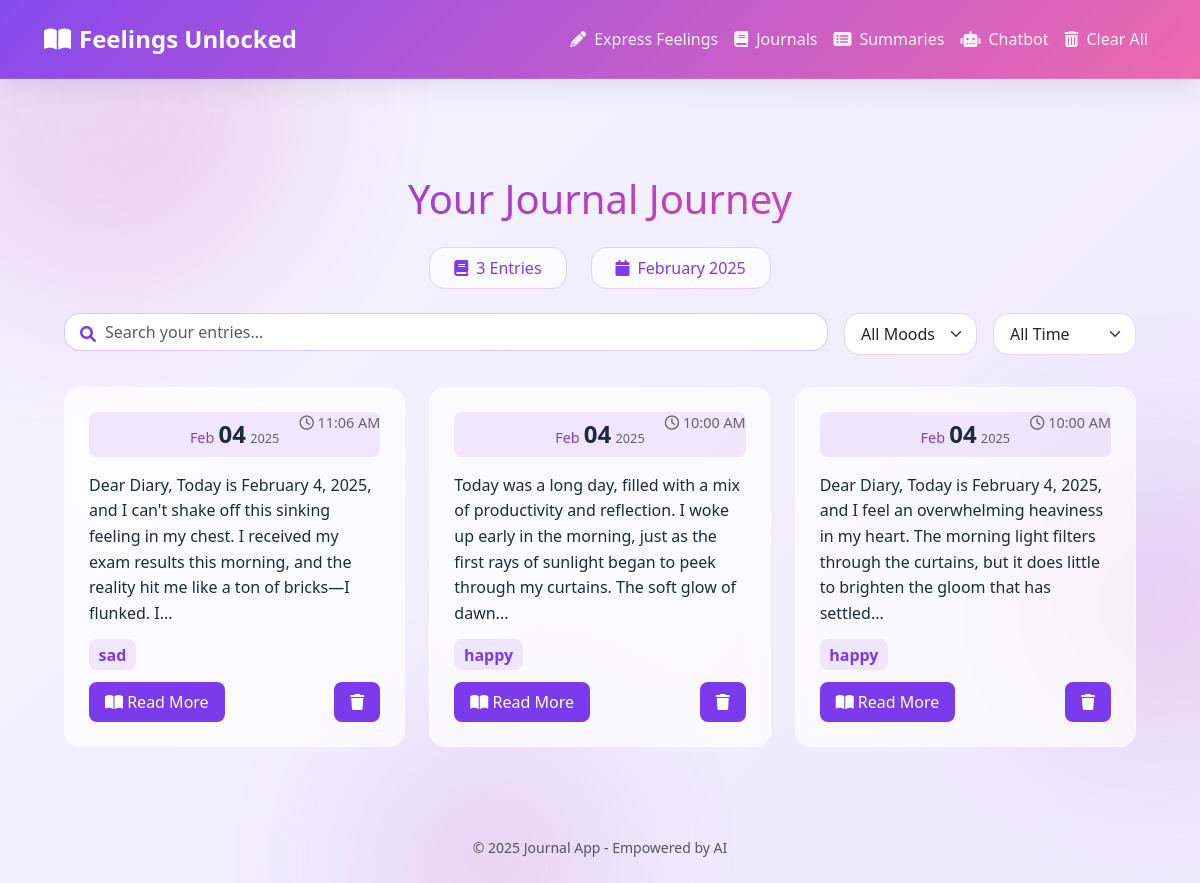
The page /journals on the database its author committed.
### app.py (models this page shows, shortened)
class JournalEntry(db.Model):
    id = db.Column(db.Integer, primary_key=True)
    content = db.Column(db.Text, nullable=False)
    summary = db.Column(db.Text, nullable=True)
    sentiment = db.Column(db.Text, nullable=True)
    date_created = db.Column(db.DateTime, default=lambda: datetime.now(pytz.timezone('Asia/Kolkata')))  # Use a lambda function

### app.py (the view)
@app.route('/journals')
def journals():
    sentiment_filter = request.args.get('sentiment')
    date_filter = request.args.get('date')
    entries = JournalEntry.query
    if sentiment_filter:
        entries = entries.filter(JournalEntry.sentiment == sentiment_filter)
    if date_filter == 'week':
        entries = entries.filter(JournalEntry.date_created >= (datetime.now(pytz.timezone('Asia/Kolkata')) - timedelta(weeks=1)))
    elif date_filter == 'month':
        entries = entries.filter(JournalEntry.date_created >= (datetime.now(pytz.timezone('Asia/Kolkata')) - timedelta(days=30)))
    elif date_filter == 'year':
        entries = entries.filter(JournalEntry.date_created >= (datetime.now(pytz.timezone('Asia/Kolkata')) - timedelta(days=365)))
    entries = entries.order_by(JournalEntry.date_created.desc()).all()
    return render_template('journals.html', entries=entries)

### templates/journals.html (shortened to what this page needs)
{% extends 'base.html' %}
{% block content %}
<div class="journals-container fade-in">
    <h1 class="text-center gradient-text mb-4">Your Journal Journey</h1>
    <div class="d-flex justify-content-center gap-4 mb-4 stats-bar">
        <div class="stat-badge">
            <i class="fas fa-book"></i>
            {{ entries|length }} Entries
        </div>
        <div class="stat-badge">
            <i class="fas fa-calendar"></i>
            {{ entries[0].date_created.strftime('%B %Y') if entries }}
        </div>
    </div>
    <div class="search-section mb-4">
        <div class="d-flex gap-3 flex-wrap">
            <div class="search-box flex-grow-1">
                <i class="fas fa-search"></i>
                <input type="text" placeholder="Search your entries..." class="form-control" id="searchInput">
            </div>
            <select class="form-select w-auto" id="sentimentFilter" onchange="filterEntries()">
                <option value="">All Moods</option>
            </select>
            <select class="form-select w-auto" id="dateFilter" onchange="filterEntries()">
                <option value="">All Time</option>
            </select>
        </div>
    </div>
    <div class="journal-grid">
        {% for entry in entries %}
        <div class="journal-card" data-sentiment="{{ entry.sentiment.lower() }}" data-full-content="{{ entry.content|e }}">
            <div class="date-badge">
                <span class="month">{{ entry.date_created.strftime('%b') }}</span>
                <span class="day">{{ entry.date_created.strftime('%d') }}</span>
                <span class="year">{{ entry.date_created.strftime('%Y') }}</span>
            </div>
            <div class="time-stamp">
                <i class="far fa-clock"></i>
                {{ entry.date_created.strftime('%I:%M %p') }}
            </div>
            <div class="card-content">
                <p class="preview-text">{{ entry.content|truncate(200) }}</p>
                <div class="sentiment">
                    <span class="sentiment-tag">{{ entry.sentiment }}</span>
                </div>
            </div>
            <div class="card-actions">
                <button class="btn-read-more" onclick="showJournalModal({{ loop.index0 }})">
                    <i class="fas fa-book-open"></i> Read More
                </button>
                <form action="{{ url_for('delete_entry', entry_id=entry.id) }}"
                      method="POST"
                      class="d-inline"
                      onsubmit="return confirmDelete()">
                    <button type="submit" class="btn-delete">
                        <i class="fas fa-trash"></i>
                    </button>
                </form>
            </div>
        </div>
        {% endfor %}
    </div>
</div>
{% endblock %}

### templates/base.html (shortened to what this page needs)
<!DOCTYPE html>
<html lang="en">
<head>
    <link href="https://cdnjs.cloudflare.com/ajax/libs/bootstrap/5.3.0/css/bootstrap.min.css" rel="stylesheet">
    <link href="https://cdnjs.cloudflare.com/ajax/libs/font-awesome/6.0.0/css/all.min.css" rel="stylesheet">
</head>
<body>
    <div class="bg-shapes">
        <div class="shape"></div>
        <div class="shape"></div>
        <div class="shape"></div>
    </div>
    <nav class="navbar navbar-expand-lg">
        <div class="container-fluid">
            <a class="navbar-brand" href="#">
                <i class="fas fa-book-open"></i>
                Feelings Unlocked
            </a>
            <div class="collapse navbar-collapse" id="navbarNav">
                <ul class="navbar-nav ms-auto">
                    <li class="nav-item">
                        <a class="nav-link" href="{{ url_for('express_feelings') }}">
                            <i class="fas fa-pencil-alt me-2"></i>Express Feelings
                        </a>
                    </li>
                    <li class="nav-item">
                        <a class="nav-link" href="{{ url_for('journals') }}">
                            <i class="fas fa-book me-2"></i>Journals
                        </a>
                    </li>
                    <li class="nav-item">
                        <a class="nav-link" href="{{ url_for('summaries') }}">
                            <i class="fas fa-list-alt me-2"></i>Summaries
                        </a>
                    </li>
                    <li class="nav-item">
                        <a class="nav-link" href="{{ url_for('chatbot') }}">
                            <i class="fas fa-robot me-2"></i>Chatbot
                        </a>
                    </li>
                    <li class="nav-item">
                        <a class="nav-link text-danger" href="{{ url_for('clear_entries') }}">
                            <i class="fas fa-trash-alt me-2"></i>Clear All
                        </a>
                    </li>
                </ul>
            </div>
        </div>
    </nav>
    <div class="container">
        {% block content %}{% endblock %}
    </div>
    <footer class="text-center py-4 text-muted">
        <small>&copy; 2025 Journal App - Empowered by AI</small>
    </footer>
</body>
</html>

### templates/base.html (style rules this page uses)
:root { --primary: #7C3AED; --primary-dark: #6D28D9; --primary-light: #A78BFA; --secondary: #EC4899; --background: #F5F3FF; --surface: #ffffff; --text: #1F2937; --glass: rgba(255, 255, 255, 0.7); --glass-gradient: linear-gradient( 135deg, rgba(255, 255, 255, 0.8), rgba(255, 255, 255, 0.4) ); --nav-glass: linear-gradient( 135deg, rgba(124, 58, 237, 0.9), rgba(236, 72, 153, 0.8) ); }
body { background: linear-gradient(135deg, #F5F3FF 0%, #EDE9FE 100%); color: var(--text); font-family: 'Segoe UI', system-ui, -apple-system, sans-serif; min-height: 100vh; display: flex; flex-direction: column; position: relative; overflow-x: hidden; }
.bg-shapes { position: fixed; top: 0; left: 0; right: 0; bottom: 0; z-index: -1; overflow: hidden; }
.shape { position: absolute; background: linear-gradient(135deg, var(--primary-light), var(--secondary)); border-radius: 50%; filter: blur(70px); opacity: 0.2; animation: float 20s infinite; }
.shape:nth-child(1) { width: 400px; height: 400px; top: -100px; left: -100px; animation-delay: -2s; }
.shape:nth-child(2) { width: 300px; height: 300px; top: 50%; right: -100px; animation-delay: -4s; }
.shape:nth-child(3) { width: 250px; height: 250px; bottom: -100px; left: 30%; animation-delay: -6s; }
.navbar { background: var(--nav-glass); backdrop-filter: blur(10px); -webkit-backdrop-filter: blur(10px); box-shadow: 0 4px 30px rgba(0, 0, 0, 0.1); border-bottom: 1px solid rgba(255, 255, 255, 0.1); padding: 1rem 2rem; margin-bottom: 2rem; }
.navbar-brand { font-size: 1.5rem; font-weight: 700; color: white !important; display: flex; align-items: center; gap: 0.5rem; position: relative; transition: all 0.3s ease; }
.navbar-brand::after { content: ''; position: absolute; bottom: -5px; left: 0; width: 0; height: 2px; background: white; transition: width 0.3s ease; }
.nav-link { color: rgba(255, 255, 255, 0.9) !important; font-weight: 500; padding: 0.5rem 1rem; border-radius: 10px; transition: all 0.3s ease; position: relative; z-index: 1; }
.nav-link::before { content: ''; position: absolute; top: 0; left: 0; right: 0; bottom: 0; background: rgba(255, 255, 255, 0.1); border-radius: 10px; transform: scale(0.8); opacity: 0; transition: all 0.3s ease; z-index: -1; }
.nav-link i { transition: transform 0.3s ease; }
.container { flex: 1; padding: 2rem; max-width: 1400px; position: relative; }

### rows shown on the page
JournalEntry: date_created "February 2025", date_created "Feb", date_created "04", date_created "2025", date_created "11:06 AM", content "Dear Diary, Today is February 4, 2025, and I can't shake off this sinking feeling in my chest. I received my exam results this morning, and the reality hit me like a ton of bricks—I flunked. I...", sentiment "sad"
JournalEntry: date_created "Feb", date_created "04", date_created "2025", date_created "10:00 AM", content "Today was a long day, filled with a mix of productivity and reflection. I woke up early in the morning, just as the first rays of sunlight began to peek through my curtains. The soft glow of dawn...", sentiment "happy"
JournalEntry: date_created "Feb", date_created "04", date_created "2025", date_created "10:00 AM", content "Dear Diary, Today is February 4, 2025, and I feel an overwhelming heaviness in my heart. The morning light filters through the curtains, but it does little to brighten the gloom that has settled...", sentiment "happy"

### other values the page prints
{{ entries|length }} "3"
